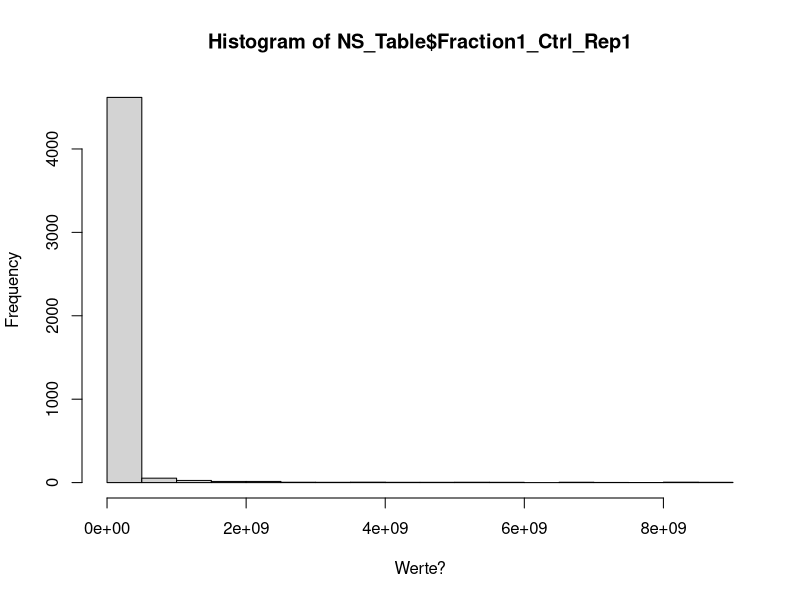

Write R code to recreate this figure.
## ---- chunk 1
#Checks, if dataset is stored on local directory
file.exists("C:/Users/julia/Documents/2025-topic-03-group-01/Daten/Daten.csv")
## ---- chunk 2
#Reads table, by indicating path to directory where the dataset is stored, and stores it to variable NS_Table (NS for Non-synchronizied)
NS_Table <- read.table("Daten/Daten.csv", header=TRUE, row.names=1, sep = ";")
## ---- chunk 3
#Row names are protein names
head(rownames(NS_Table),12)

#Columns indicate the respective fractions from 1 to 25, and their replicated
head(colnames(NS_Table),12)
## ---- chunk 4
#Give teammates ability to view data set
read.csv("Daten/Daten.csv")
NS_Table <- read.csv("Daten/Daten.csv", header=TRUE, row.names=1, sep = ";")
View(NS_Table)
## ---- chunk 5
#General first overview of data

# Dimension
dim(NS_Table)
# Number of columns
ncol(NS_Table)
# Number of rows
nrow(NS_Table)

colnames(NS_Table)
rownames(NS_Table)
head(NS_Table)
summary(NS_Table)
## ---- chunk 6
#Check for missing values
anyNA(NS_Table)
## ---- chunk 7
#Visualizing data, NOT RIGHT, FIX
NS_Table$Fraction1_Ctrl_Rep1 <- as.numeric(gsub("\\.","", NS_Table$Fraction10_Ctrl_Rep1)) #Ersetzt Punkte, Code auch nicht vollständig verstanden
hist(NS_Table$Fraction1_Ctrl_Rep1, xlab ="Werte?")
